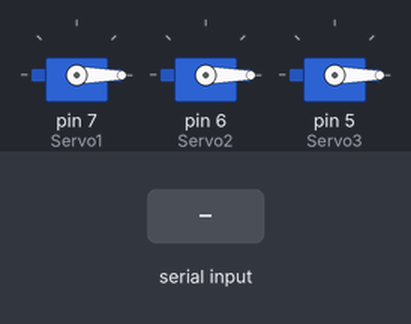
The sketch below on a simulated Arduino Uno, built with avr-gcc and run on an emulated ATmega328P. On the bench: 3 × servo. Inputs (shaded band) come from the test bench.

Above: at 1.2 s.
1.3 s: "5\n" received over Serial
At 2.1 s:
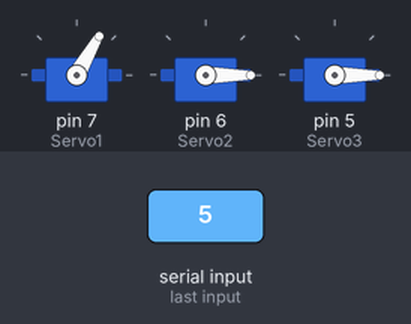
4.3 s: "3\n" received over Serial
At 5.0 s:
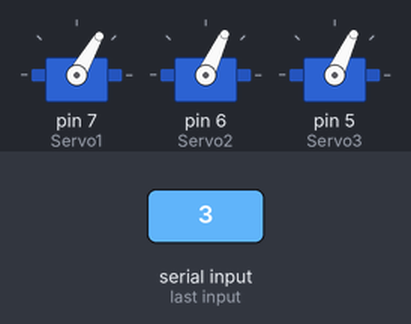
5.8 s: "4\n" received over Serial
At 6.1 s:
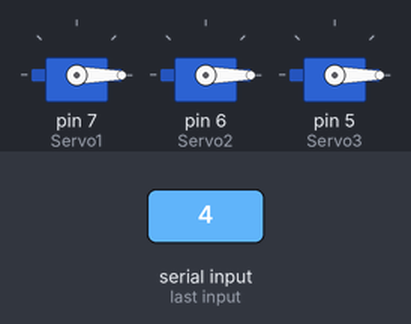
7.3 s: "2\n" received over Serial
At 8.5 s:
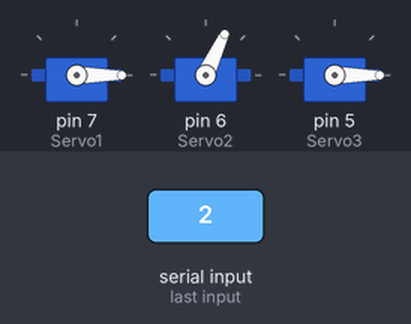
8.8 s: "3\n" received over Serial
At 9.6 s:
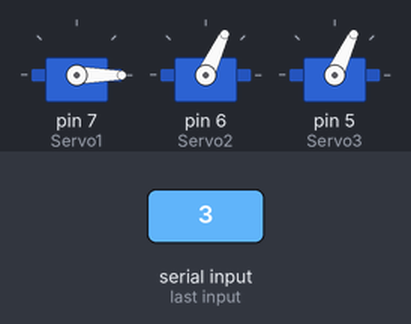
Timing chart, 0 to 11.3 s (numbered marks = the images above; inputs shaded):
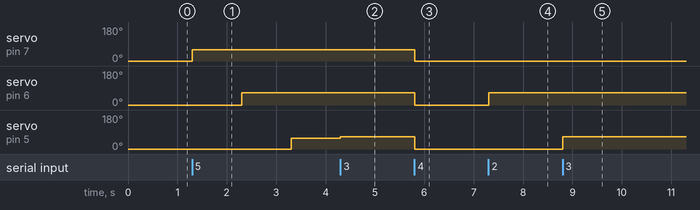

Measured:
- after the input at 1.3 s, servo on pin 7 (Servo1): 0° → 60° at once; servo on pin 6 (Servo2): 0° → 65° after 1.0 s; servo on pin 5 (Servo3): 0° → 57° after 2.0 s
- after the input at 4.3 s, servo on pin 5 (Servo3): 57° → 65° at once
- after the input at 5.8 s, servo on pin 7 (Servo1): 60° → 0° at once; servo on pin 6 (Servo2), servo on pin 5 (Servo3): 65° → 0° at once
- after the input at 7.3 s, servo on pin 6 (Servo2): 0° → 65° at once
- after the input at 8.8 s, servo on pin 5 (Servo3): 0° → 65° at once

The sketch:

nuevoTest.ino
```cpp
#include <Servo.h>

const int Servo1 = 7;
const int Servo2 = 6;
const int Servo3 = 5;

Servo servo1;
Servo servo2;
Servo servo3;

int num = 0;

void setup() {
servo1.attach(Servo1, 650, 2100);
servo2.attach(Servo2, 650, 2100);
servo3.attach(Servo3, 650, 2100);

Serial.begin(9600);

servo1.write(0);
servo2.write(0);
servo3.write(0);
}

void loop() {
  while(Serial.available()>0){
      num = Serial.parseInt();
     switch (num) {
    case 1:
      servo1.write(65);
      break;
    case 2:
      servo2.write(65);
      break;
    case 3:
      servo3.write(65);
      break;
    case 4:
      servo1.write(0);
      servo2.write(0);
      servo3.write(0);
      break;
    case 5:
      servo1.write(60);
      delay(1000);
      servo2.write(65);
      delay(1000);
      servo3.write(57);
    break;
    }
  }
}
```
